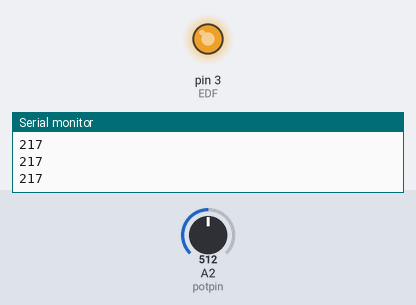
Simulated run of this sketch. Board: Arduino Uno, built with avr-gcc and run on an emulated ATmega328P. Shown: output pins drawn as LEDs (lit = HIGH), the last lines printed to the serial monitor. Inputs (shaded band) come from the test bench; at power-on: A2 (potpin) = 512.

Above: at 5.9 s.
6.0 s: A2 (potpin) set to 716
At 6.3 s:
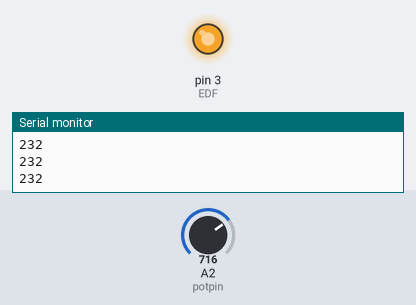
7.5 s: A2 (potpin) set to 900
At 8.7 s:
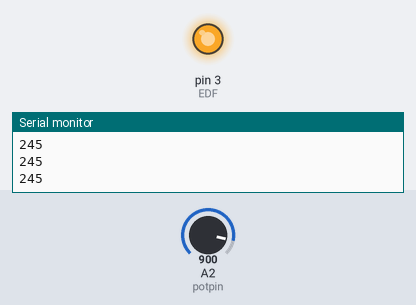
Timing chart, 0 to 10.5 s (numbered marks = the images above; inputs shaded):
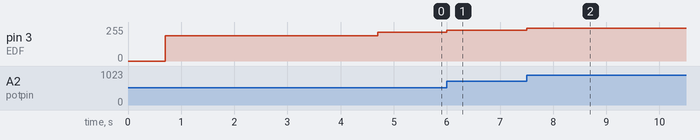

The sketch:

EDF_Suction.ino
```cpp
const int potpin = A2; // Analog pin for potentiometer.
const int EDF = 3; // Digital PWM pin for EDF.
int value = 0; // Set values you need to zero.

void setup()
{
  pinMode(3,OUTPUT); // Connect EDF pin.

  Serial.begin(9600);// Open serial port

  // Calibration for edf
  Serial.println("\r\n*Calibration begin*"); delay(200);
  // Initialize!
  analogWrite(EDF,0);
  Serial.println("Initializing to Zero..."); delay(500);
  // Engage!
  analogWrite(EDF,191);
  Serial.println("Engaging..."); delay(4000);
  Serial.println("*Calibration done*");
}


void loop()
{
  value = analogRead(potpin); // Read value of Potentiometer
  // Convert value from pot to a range of 180-255 to output to
  // the EDF. EDF operates between 190-255.
  value = map(value, 0, 1023, 180, 255);

  // Extra spacing for more stopping range on pot.
  if(value<=189)
  {
    value=0;
  }

  analogWrite(EDF,value); // Write speed to EDF
  Serial.println(value);
}
```

Measured:
- after the input at 6.0 s, pin 3 (EDF): 217/255 → 232/255 at once
- after the input at 7.5 s, pin 3 (EDF): 232/255 → 245/255 at once
